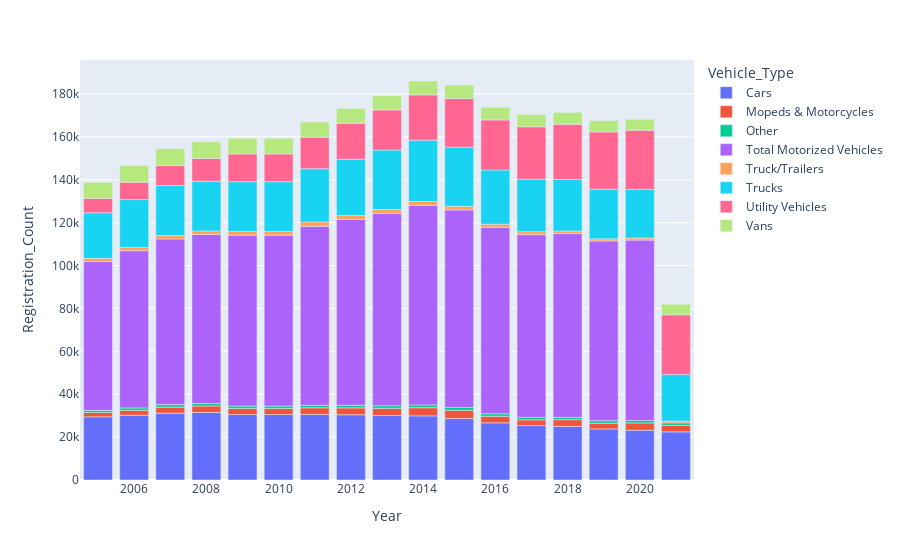

This figure's notebook cell:
### Code cell
Red_deer_reg = car_reg.query("Municipality == 'Red Deer'")
fig = px.bar(Red_deer_reg, x='Year', y='Registration_Count',
             hover_data=['Registration_Count'], color='Vehicle_Type')
fig.show()

### Figure 1 — Plotly figure (JSON) as saved in the notebook; plotly's stock layout.template omitted (floating-point values rounded to 4 significant figures)
{"data": [{"alignmentgroup": "True", "hovertemplate": "Vehicle_Type=Cars<br>Year=%{x}<br>Registration_Count=%{y}<extra></extra>", "legendgroup": "Cars", "marker": {"color": "#636efa", "pattern": {"shape": ""}}, "name": "Cars", "offsetgroup": "Cars", "orientation": "v", "showlegend": true, "textposition": "auto", "type": "bar", "x": [2005, 2006, 2007, 2008, 2009, 2010, 2011, 2012, 2013, 2014, 2015, 2016, 2017, 2018, 2019, 2020, 2021], "xaxis": "x", "y": [29451, 30201, 31178, 31524, 30511, 30511, 30572, 30432, 30087, 29901, 28700, 26656, 25387, 24995, 23816, 23202, 22436], "yaxis": "y"}, {"alignmentgroup": "True", "hovertemplate": "Vehicle_Type=Mopeds & Motorcycles<br>Year=%{x}<br>Registration_Count=%{y}<extra></extra>", "legendgroup": "Mopeds & Motorcycles", "marker": {"color": "#EF553B", "pattern": {"shape": ""}}, "name": "Mopeds & Motorcycles", "offsetgroup": "Mopeds & Motorcycles", "orientation": "v", "showlegend": true, "textposition": "auto", "type": "bar", "x": [2005, 2006, 2007, 2008, 2009, 2010, 2011, 2012, 2013, 2014, 2015, 2016, 2017, 2018, 2019, 2020, 2021], "xaxis": "x", "y": [2010, 2326, 2807, 2992, 2856, 2856, 3096, 3213, 3340, 3810, 3813, 3072, 2672, 3117, 2695, 3397, 3037], "yaxis": "y"}, {"alignmentgroup": "True", "hovertemplate": "Vehicle_Type=Other<br>Year=%{x}<br>Registration_Count=%{y}<extra></extra>", "legendgroup": "Other", "marker": {"color": "#00cc96", "pattern": {"shape": ""}}, "name": "Other", "offsetgroup": "Other", "orientation": "v", "showlegend": true, "textposition": "auto", "type": "bar", "x": [2005, 2006, 2007, 2008, 2009, 2010, 2011, 2012, 2013, 2014, 2015, 2016, 2017, 2018, 2019, 2020, 2021], "xaxis": "x", "y": [1018, 1094, 1184, 1156, 1129, 1129, 1173, 1216, 1233, 1307, 1326, 1190, 1142, 1070, 1161, 1181, 1169], "yaxis": "y"}, {"alignmentgroup": "True", "hovertemplate": "Vehicle_Type=Total Motorized Vehicles<br>Year=%{x}<br>Registration_Count=%{y}<extra></extra>", "legendgroup": "Total Motorized Vehicles", "marker": {"color": "#ab63fa", "pattern": {"shape": ""}}, "name": "Total Motorized Vehicles", "offsetgroup": "Total Motorized Vehicles", "orientation": "v", "showlegend": true, "textposition": "auto", "type": "bar", "x": [2005, 2006, 2007, 2008, 2009, 2010, 2011, 2012, 2013, 2014, 2015, 2016, 2017, 2018, 2019, 2020], "xaxis": "x", "y": [69394, 73309, 77226, 78857, 79679, 79679, 83466, 86641, 89627, 93030, 92096, 86902, 85220, 85721, 83801, 84098], "yaxis": "y"}, {"alignmentgroup": "True", "hovertemplate": "Vehicle_Type=Truck/Trailers<br>Year=%{x}<br>Registration_Count=%{y}<extra></extra>", "legendgroup": "Truck/Trailers", "marker": {"color": "#FFA15A", "pattern": {"shape": ""}}, "name": "Truck/Trailers", "offsetgroup": "Truck/Trailers", "orientation": "v", "showlegend": true, "textposition": "auto", "type": "bar", "x": [2005, 2006, 2007, 2008, 2009, 2010, 2011, 2012, 2013, 2014, 2015, 2016, 2017, 2018, 2019, 2020, 2021], "xaxis": "x", "y": [1505, 1501, 1608, 1597, 1723, 1723, 2038, 1829, 1818, 1807, 1727, 1489, 1377, 1237, 992, 945, 892], "yaxis": "y"}, {"alignmentgroup": "True", "hovertemplate": "Vehicle_Type=Trucks<br>Year=%{x}<br>Registration_Count=%{y}<extra></extra>", "legendgroup": "Trucks", "marker": {"color": "#19d3f3", "pattern": {"shape": ""}}, "name": "Trucks", "offsetgroup": "Trucks", "orientation": "v", "showlegend": true, "textposition": "auto", "type": "bar", "x": [2005, 2006, 2007, 2008, 2009, 2010, 2011, 2012, 2013, 2014, 2015, 2016, 2017, 2018, 2019, 2020, 2021], "xaxis": "x", "y": [21253, 22315, 23322, 23221, 23216, 23216, 24803, 26266, 27723, 28607, 27562, 25252, 24498, 23996, 23142, 22734, 21669], "yaxis": "y"}, {"alignmentgroup": "True", "hovertemplate": "Vehicle_Type=Utility Vehicles<br>Year=%{x}<br>Registration_Count=%{y}<extra></extra>", "legendgroup": "Utility Vehicles", "marker": {"color": "#FF6692", "pattern": {"shape": ""}}, "name": "Utility Vehicles", "offsetgroup": "Utility Vehicles", "orientation": "v", "showlegend": true, "textposition": "auto", "type": "bar", "x": [2005, 2006, 2007, 2008, 2009, 2010, 2011, 2012, 2013, 2014, 2015, 2016, 2017, 2018, 2019, 2020, 2021], "xaxis": "x", "y": [6687, 8119, 9293, 10592, 12920, 12920, 14715, 16766, 18730, 21121, 22664, 23346, 24445, 25778, 26690, 27536, 27829], "yaxis": "y"}, {"alignmentgroup": "True", "hovertemplate": "Vehicle_Type=Vans<br>Year=%{x}<br>Registration_Count=%{y}<extra></extra>", "legendgroup": "Vans", "marker": {"color": "#B6E880", "pattern": {"shape": ""}}, "name": "Vans", "offsetgroup": "Vans", "orientation": "v", "showlegend": true, "textposition": "auto", "type": "bar", "x": [2005, 2006, 2007, 2008, 2009, 2010, 2011, 2012, 2013, 2014, 2015, 2016, 2017, 2018, 2019, 2020, 2021], "xaxis": "x", "y": [7470, 7753, 7834, 7775, 7324, 7324, 7069, 6919, 6696, 6477, 6304, 5897, 5699, 5528, 5305, 5103, 4919], "yaxis": "y"}], "layout": {"autosize": true, "barmode": "relative", "legend": {"title": {"text": "Vehicle_Type"}, "tracegroupgap": 0}, "margin": {"t": 60}, "xaxis": {"anchor": "y", "autorange": true, "domain": [0, 1], "range": [2004.0, 2022.0], "title": {"text": "Year"}, "type": "linear"}, "yaxis": {"anchor": "x", "autorange": true, "domain": [0, 1], "range": [0, 195900.0], "title": {"text": "Registration_Count"}, "type": "linear"}}}
